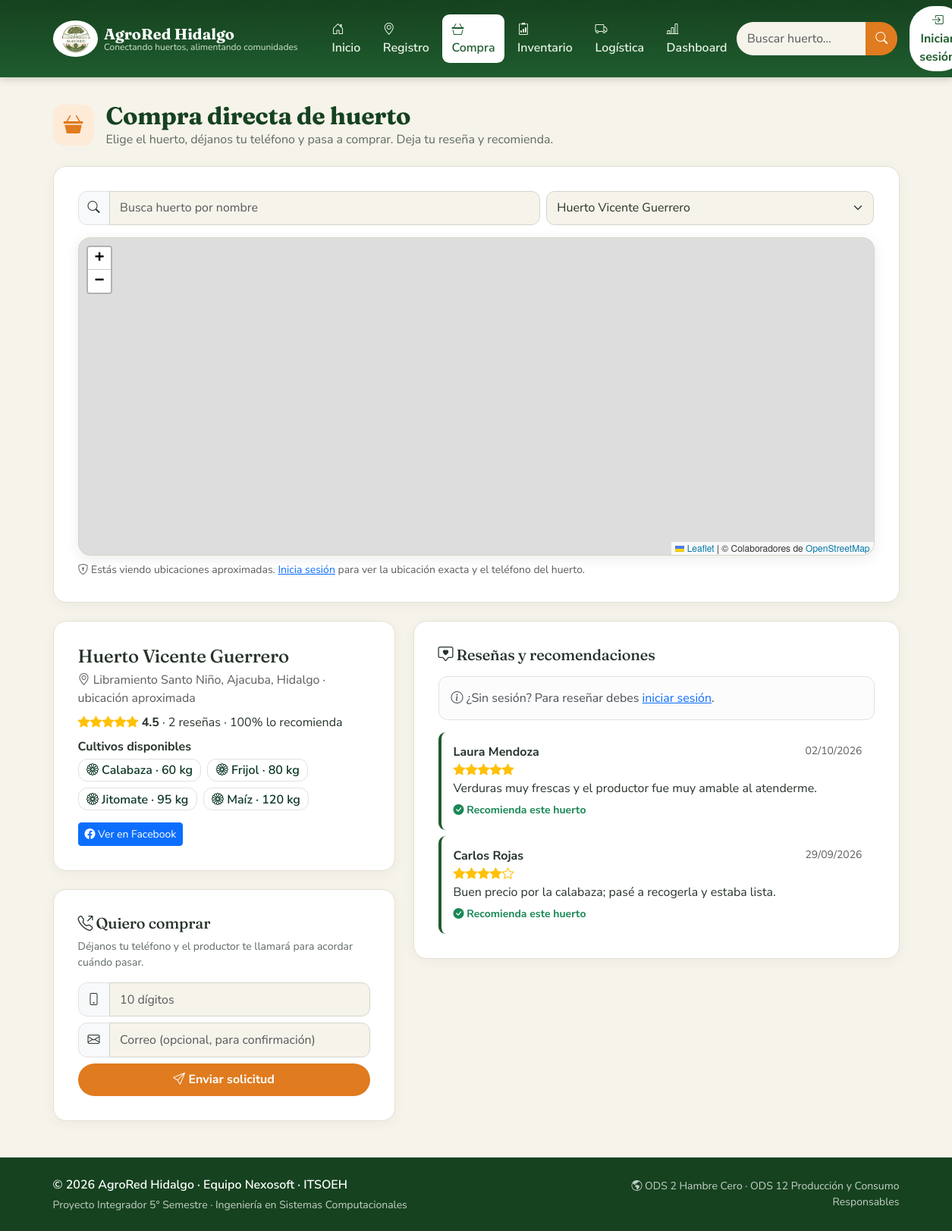
Screenshot of /pages/huertos/compra.php?id=1 with the database file from the repository.
### tables this page shows
CREATE TABLE huertos (
  id INT UNSIGNED PRIMARY KEY AUTO_INCREMENT,
  dueno_id INT UNSIGNED NULL,
  colonia_id INT UNSIGNED NOT NULL,
  nombre VARCHAR(150) NOT NULL,
  telefono VARCHAR(20) NOT NULL,
  facebook VARCHAR(255) NULL,
  latitud DECIMAL(9,6) NOT NULL,
  longitud DECIMAL(9,6) NOT NULL,
  creado DATETIME NOT NULL DEFAULT CURRENT_TIMESTAMP,
  CONSTRAINT fk_hue_dueno FOREIGN KEY (dueno_id) REFERENCES usuarios(id) ON DELETE SET NULL,
  CONSTRAINT fk_hue_col FOREIGN KEY (colonia_id) REFERENCES colonias(id),
  INDEX idx_hue_coord (latitud, longitud)
);

CREATE TABLE colonias (
  id INT UNSIGNED PRIMARY KEY AUTO_INCREMENT,
  municipio_id SMALLINT UNSIGNED NOT NULL,
  nombre VARCHAR(120) NOT NULL,
  CONSTRAINT fk_col_mun FOREIGN KEY (municipio_id) REFERENCES municipios(id)
);

CREATE TABLE municipios (
  id SMALLINT UNSIGNED PRIMARY KEY AUTO_INCREMENT,
  nombre VARCHAR(100) NOT NULL UNIQUE
);

CREATE TABLE inventario (
  id INT UNSIGNED PRIMARY KEY AUTO_INCREMENT,
  huerto_id INT UNSIGNED NOT NULL,
  cultivo_id INT UNSIGNED NOT NULL,
  volumen_kg DECIMAL(12,2) NOT NULL,
  cosecha_estimada DATE NULL,
  actualizado DATETIME NOT NULL DEFAULT CURRENT_TIMESTAMP ON UPDATE CURRENT_TIMESTAMP,
  CONSTRAINT fk_inv_hue FOREIGN KEY (huerto_id) REFERENCES huertos(id) ON DELETE CASCADE,
  CONSTRAINT fk_inv_cul FOREIGN KEY (cultivo_id) REFERENCES cultivos(id)
);

CREATE TABLE cultivos (
  id INT UNSIGNED PRIMARY KEY AUTO_INCREMENT,
  nombre VARCHAR(80) NOT NULL UNIQUE,
  kcal DECIMAL(8,2) NOT NULL,
  proteina_g DECIMAL(8,2) NOT NULL,
  vitamina_c_mg DECIMAL(8,2) NOT NULL
);

CREATE TABLE resenas (
  id INT UNSIGNED PRIMARY KEY AUTO_INCREMENT,
  huerto_id INT UNSIGNED NOT NULL,
  usuario_id INT UNSIGNED NOT NULL,
  estrellas TINYINT NOT NULL,
  comentario VARCHAR(200) NOT NULL,
  recomienda TINYINT(1) NOT NULL DEFAULT 0,
  creado DATETIME NOT NULL DEFAULT CURRENT_TIMESTAMP,
  UNIQUE KEY uq_resena (huerto_id, usuario_id),
  CONSTRAINT fk_res_hue FOREIGN KEY (huerto_id) REFERENCES huertos(id) ON DELETE CASCADE,
  CONSTRAINT fk_res_usr FOREIGN KEY (usuario_id) REFERENCES usuarios(id) ON DELETE CASCADE
);

CREATE TABLE usuarios (
  id INT UNSIGNED PRIMARY KEY AUTO_INCREMENT,
  rol_id TINYINT UNSIGNED NOT NULL,
  nombre VARCHAR(120) NOT NULL,
  correo VARCHAR(150) NOT NULL UNIQUE,
  telefono CHAR(10) NOT NULL,
  pass_hash VARCHAR(255) NOT NULL,
  creado DATETIME NOT NULL DEFAULT CURRENT_TIMESTAMP,
  CONSTRAINT fk_usr_rol FOREIGN KEY (rol_id) REFERENCES roles(id)
);

### includes/auth.php (called while the page is built, shortened)
<?php
require_once __DIR__ . '/helpers.php';
require_once __DIR__ . '/../config/database.php';
function usuario(): ?array { return $_SESSION['usuario'] ?? null; }
function logueado(): bool { return usuario() !== null; }

### config/config.php (called while the page is built, shortened)
<?php
return $config;

### config/database.php (called while the page is built, shortened)
<?php
function db(): PDO
{
    static $pdo = null;
    $c = (require __DIR__ . '/config.php')['db'];
    $dsn = "mysql:host={$c['host']};port={$c['port']};dbname={$c['name']};charset={$c['charset']}";
    try {
        $pdo = new PDO($dsn, $c['user'], $c['pass'], [
            PDO::ATTR_ERRMODE            => PDO::ERRMODE_EXCEPTION,
            PDO::ATTR_DEFAULT_FETCH_MODE => PDO::FETCH_ASSOC,
            PDO::ATTR_EMULATE_PREPARES   => false,
        ]);
    } catch (PDOException $e) {
        http_response_code(500);
        exit('<h3 style="font-family:sans-serif">No se pudo conectar a la base de datos.</h3>'
           . '<p style="font-family:sans-serif">Revisa <code>config/config.php</code> e importa <code>database/schema.sql</code>.</p>');
    }
    return $pdo;
}

### pages/huertos/compra.php (the view, shortened to what this page needs)
<?php
require_once __DIR__ . '/../../includes/auth.php';
$pdo = db(); $u = usuario();
$id = (int)($_GET['id'] ?? 0);
$h = null; $inv = []; $res = []; $stats = ['prom' => 0, 'n' => 0, 'rec' => 0];
if ($id) {
    $st = $pdo->prepare('SELECT h.*, c.nombre AS colonia, m.nombre AS municipio FROM huertos h
                         JOIN colonias c ON c.id=h.colonia_id JOIN municipios m ON m.id=c.municipio_id WHERE h.id=?');
    $st->execute([$id]); $h = $st->fetch();
    if ($h) {
        $i = $pdo->prepare('SELECT cu.nombre, i.volumen_kg FROM inventario i JOIN cultivos cu ON cu.id=i.cultivo_id WHERE i.huerto_id=? ORDER BY cu.nombre');
        $i->execute([$id]); $inv = $i->fetchAll();
        $r = $pdo->prepare('SELECT r.*, us.nombre AS autor FROM resenas r JOIN usuarios us ON us.id=r.usuario_id WHERE r.huerto_id=? ORDER BY r.creado DESC LIMIT 20');
        $r->execute([$id]); $res = $r->fetchAll();
        $s = $pdo->prepare('SELECT COALESCE(ROUND(AVG(estrellas),1),0) prom, COUNT(*) n, COALESCE(SUM(recomienda),0) rec FROM resenas WHERE huerto_id=?');
        $s->execute([$id]); $stats = $s->fetch();
    }
}
$mia = null;
$pct = $stats['n'] ? round(100 * $stats['rec'] / $stats['n']) : 0;
require __DIR__ . '/../../includes/header.php';
$todos = $pdo->query('SELECT id,nombre FROM huertos ORDER BY nombre')->fetchAll();
?>
<div class="container">
  <div class="ar-encabezado-pag">
    <div class="ar-icono naranja"><i class="bi bi-basket3-fill"></i></div>
    <div><h1>Compra directa de huerto</h1><p>Elige el huerto, déjanos tu teléfono y pasa a comprar. Deja tu reseña y recomienda.</p></div>
  </div>
  <div class="ar-panel mb-4">
    <div class="row g-2 mb-3">
      <div class="col-md-7">
        <div class="input-group"><span class="input-group-text"><i class="bi bi-search"></i></span>
          <input type="search" id="filtroTexto" class="form-control" placeholder="Busca huerto por nombre" value="<?= e($_GET['q'] ?? '') ?>" aria-label="Buscar huerto por nombre"></div>
      </div>
      <div class="col-md-5">
        <select id="filtroHuerto" class="form-select" aria-label="Elegir huerto">
          <?php foreach ($todos as $t): ?><option value="<?= $t['id'] ?>" <?= $id === (int)$t['id'] ? 'selected' : '' ?>><?= e($t['nombre']) ?></option><?php endforeach; ?>
        </select>
      </div>
    </div>
    <div id="mapaCompra" class="ar-mapa"></div>
    <?php if (!logueado()): ?><p class="small text-muted mt-2 mb-0"><i class="bi bi-shield-lock"></i> Estás viendo ubicaciones aproximadas. <a href="<?= url('pages/auth/login.php') ?>">Inicia sesión</a> para ver la ubicación exacta y el teléfono del huerto.</p><?php endif; ?>
  </div>
  <?php if ($h): ?>
  <div class="row g-4">
    <div class="col-lg-5">
      <div class="ar-panel mb-4">
        <h2 class="h4 mb-1"><?= e($h['nombre']) ?></h2>
        <p class="text-muted mb-2"><i class="bi bi-geo-alt"></i> <?= e($h['colonia']) ?>, <?= e($h['municipio']) ?>, Hidalgo<?= logueado() ? '' : ' · ubicación aproximada' ?></p>
        <p class="mb-2"><?= estrellas((float)$stats['prom']) ?> <strong><?= $stats['prom'] ?></strong> · <?= (int)$stats['n'] ?> reseñas · <?= $pct ?>% lo recomienda</p>
        <?php if ($inv): ?>
          <p class="mb-1 fw-bold">Cultivos disponibles</p>
          <div class="d-flex flex-wrap gap-2 mb-3"><?php foreach ($inv as $x): ?>
            <span class="badge text-bg-success-subtle border text-success-emphasis fs-6 fw-semibold"><i class="bi bi-flower1"></i> <?= e($x['nombre']) ?> · <?= number_format((float)$x['volumen_kg'], 0) ?> kg</span>
          <?php endforeach; ?></div>
        <?php endif; ?>
        <?php if ($h['facebook']): ?>
          <a class="btn btn-sm btn-primary" href="<?= e($h['facebook']) ?>" target="_blank" rel="noopener noreferrer"><i class="bi bi-facebook"></i> Ver en Facebook</a>
        <?php else: ?><p class="small text-muted mb-0"><i class="bi bi-info-circle"></i> Este huerto no tiene red social registrada.</p><?php endif; ?>
      </div>
      <div class="ar-panel">
        <h2 class="h5"><i class="bi bi-telephone-outbound"></i> Quiero comprar</h2>
        <p class="ar-sub small">Déjanos tu teléfono y el productor te llamará para acordar cuándo pasar.</p>
        <form method="post">
          <div class="input-group mb-2"><span class="input-group-text"><i class="bi bi-phone"></i></span>
            <input class="form-control" name="telefono" inputmode="numeric" maxlength="10" placeholder="10 dígitos" value="<?= e($u['telefono'] ?? '') ?>" required aria-label="Tu teléfono"></div>
          <?php if (!logueado()): ?><div class="input-group mb-2"><span class="input-group-text"><i class="bi bi-envelope"></i></span>
            <input class="form-control" type="email" name="correo" maxlength="150" placeholder="Correo (opcional, para confirmación)" aria-label="Tu correo (opcional)"></div><?php endif; ?>
          <button class="btn btn-naranja w-100"><i class="bi bi-send"></i> Enviar solicitud</button>
        </form>
      </div>
    </div>
    <div class="col-lg-7">
      <div class="ar-panel">
        <h2 class="h5 mb-3"><i class="bi bi-chat-square-heart"></i> Reseñas y recomendaciones</h2>
        <?php if (logueado()): ?>
          <form method="post" class="mb-4">
            <?= csrf_campo() ?><input type="hidden" name="accion" value="resena"><input type="hidden" name="huerto_id" value="<?= $h['id'] ?>">
            <p class="form-label mb-1"><?= $mia ? 'Actualiza tu reseña' : 'Deja tu reseña' ?></p>
            <div class="estrellas-input mb-2" role="radiogroup" aria-label="Calificación">
              <?php for ($i = 5; $i >= 1; $i--): ?>
                <input type="radio" id="e<?= $i ?>" name="estrellas" value="<?= $i ?>" <?= ($mia['estrellas'] ?? 0) == $i ? 'checked' : '' ?>>
                <label for="e<?= $i ?>" title="<?= $i ?> estrellas"><i class="bi bi-star-fill"></i></label>
              <?php endfor; ?>
            </div>
            <textarea class="form-control" name="comentario" rows="3" maxlength="200" data-contador="#cnt" placeholder="Escribe tu comentario…" required><?= e($mia['comentario'] ?? '') ?></textarea>
            <div class="text-end small text-muted" id="cnt"></div>
            <div class="form-check my-2"><input class="form-check-input" type="checkbox" id="rec" name="recomienda" <?= !empty($mia['recomienda']) ? 'checked' : '' ?>>
              <label class="form-check-label" for="rec">Recomiendo este huerto</label></div>
            <button class="btn btn-ar"><i class="bi bi-send-check"></i> Enviar reseña</button>
            <span class="small text-muted ms-2">Solo una reseña por usuario y huerto.</span>
          </form>
        <?php else: ?>
          <div class="alert alert-light border"><i class="bi bi-info-circle"></i> ¿Sin sesión? Para reseñar debes <a href="<?= url('pages/auth/login.php') ?>">iniciar sesión</a>.</div>
        <?php endif; ?>
        <div class="d-grid gap-2">
          <?php foreach ($res as $x): ?>
            <div class="resena">
              <div class="d-flex justify-content-between"><strong><?= e($x['autor']) ?></strong><small class="text-muted"><?= fecha_corta($x['creado']) ?></small></div>
              <div><?= estrellas((float)$x['estrellas']) ?></div>
              <p class="mb-1"><?= e($x['comentario']) ?></p>
              <small class="<?= $x['recomienda'] ? 'text-success fw-bold' : 'text-muted' ?>"><?= $x['recomienda'] ? '<i class="bi bi-check-circle-fill"></i> Recomienda este huerto' : 'No lo recomienda' ?></small>
            </div>
          <?php endforeach; if (!$res): ?><p class="text-muted mb-0">Todavía no hay reseñas. ¡Sé la primera persona en opinar!</p><?php endif; ?>
        </div>
      </div>
    </div>
  </div>
  <?php else: ?>
    <p class="text-center text-muted"><i class="bi bi-hand-index"></i> Elige un huerto en el mapa o en la lista para ver sus detalles y comprar.</p>
  <?php endif; ?>
</div>
<?php require __DIR__ . '/../../includes/footer.php'; ?>

### includes/helpers.php (shortened to what this page needs)
<?php
function cfg(string $clave = null)
{
    static $c = null;
    $c ??= require __DIR__ . '/../config/config.php';
    return $clave ? ($c[$clave] ?? null) : $c;
}
function url(string $ruta = ''): string { return rtrim(cfg('base_url'), '/') . '/' . ltrim($ruta, '/'); }
function e($s): string { return htmlspecialchars((string)($s ?? ''), ENT_QUOTES | ENT_SUBSTITUTE, 'UTF-8'); }
function fecha_corta(?string $f): string { return $f ? date('d/m/Y', strtotime($f)) : '—'; }
function estrellas(float $n): string
{
    $r = (int)round($n); $h = '';
    for ($i = 1; $i <= 5; $i++) $h .= '<i class="bi ' . ($i <= $r ? 'bi-star-fill' : 'bi-star') . ' text-warning"></i>';
    return $h;
}

### assets/css/agrored.css (style rules this page uses)
:root { --ar-verde:#1f5c2e; --ar-verde-osc:#16421f; --ar-verde-claro:#e6f0e3; --ar-naranja:#e07b1f; --ar-crema:#f6f3ea; --ar-tinta:#26332a; --ar-gris:#5d6b62; --bs-body-font-family:'Nunito Sans',system-ui,sans-serif; --bs-body-bg:var(--ar-crema); --bs-body-color:var(--ar-tinta); --bs-link-color:var(--ar-verde); --bs-link-hover-color:var(--ar-naranja); --bs-border-radius:.75rem; }
h1,h2,h3,h4,.ar-serif { font-family:'Fraunces',Georgia,serif;font-weight:700;letter-spacing:-.01em }
.btn-naranja { background:var(--ar-naranja);color:#fff;border:0;font-weight:700;padding:.6rem 1.3rem;border-radius:2rem }
.ar-icono { width:54px;height:54px;border-radius:14px;display:grid;place-items:center;font-size:1.6rem; background:var(--ar-verde-claro);color:var(--ar-verde);margin-bottom:.9rem }
.ar-icono.naranja { background:#fdebd8;color:var(--ar-naranja) }
.ar-sub { color:var(--ar-gris) }
.ar-panel { background:#fff;border:1px solid #e3e0d3;border-radius:1.1rem;padding:clamp(1.2rem,3vw,2rem);box-shadow:0 4px 18px rgba(0,0,0,.04) }
.ar-encabezado-pag { display:flex;align-items:center;gap:1rem;margin:2rem 0 1.4rem }
.ar-encabezado-pag .ar-icono { margin:0;flex:none }
.ar-encabezado-pag h1 { font-size:clamp(1.5rem,3vw,2rem);margin:0;color:var(--ar-verde-osc) }
.ar-encabezado-pag p { margin:0;color:var(--ar-gris) }
.ar-mapa { height:420px;border-radius:1rem;border:1px solid #d8d4c3;box-shadow:0 4px 18px rgba(0,0,0,.08);z-index:0 }
.form-control,.form-select { border-radius:.7rem;border-color:#cfd6cc;padding:.6rem .85rem }
.resena { border-left:4px solid var(--ar-verde);background:#fff;border-radius:.6rem;padding:.9rem 1rem }

### rows the page displays
huertos: nombre "Huerto Vicente Guerrero", colonia.nombre "Libramiento Santo Niño", municipios.nombre "Ajacuba"
inventario: cultivo.nombre "Calabaza", volumen_kg "60"
inventario: cultivo.nombre "Frijol", volumen_kg "80"
inventario: cultivo.nombre "Jitomate", volumen_kg "95"
inventario: cultivo.nombre "Maíz", volumen_kg "120"
resenas: usuario.nombre "Laura Mendoza", creado "02/10/2026", comentario "Verduras muy frescas y el productor fue muy amable al atenderme.", recomienda 1 (drawn)
resenas: usuario.nombre "Carlos Rojas", creado "29/09/2026", comentario "Buen precio por la calabaza; pasé a recogerla y estaba lista.", recomienda 1 (drawn)

### other values shown
$txt "Inicio"
$txt "Registro"
$txt "Compra"
$txt "Inventario"
$txt "Logística"
$txt "Dashboard"
$stats['prom'] "4.5"
$stats['n'] "2"
$pct "100"
form field value "Huerto Vicente Guerrero"
